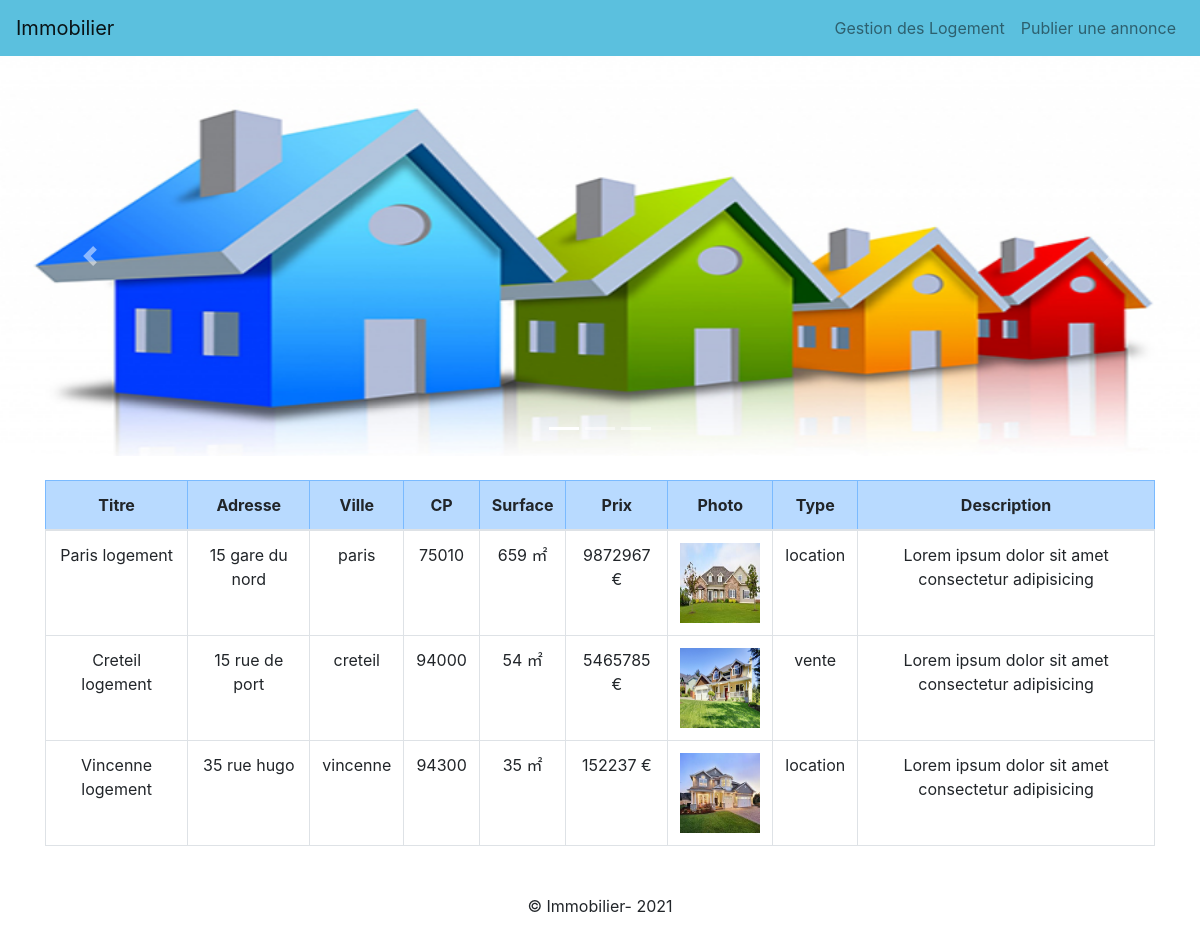
/nirmal-gope/gestion_logement.php, run on the app's committed database.
### tables this page shows
CREATE TABLE `logement` (
  `id_logement` int(11) NOT NULL,
  `titre` varchar(50) NOT NULL,
  `adresse` varchar(100) NOT NULL,
  `ville` varchar(100) NOT NULL,
  `cp` varchar(100) NOT NULL,
  `surface` int(11) NOT NULL,
  `prix` int(11) NOT NULL,
  `photo` varchar(255) DEFAULT NULL,
  `type` varchar(100) NOT NULL,
  `description` text DEFAULT NULL
);

### nirmal-gope/includes/functions.inc.php (called while the page is built, shortened)
<?php
function selectAll($tableName)
{
    global $pdo;
    $pdostatement = $pdo->query("SELECT * FROM " . $tableName);
    return $pdostatement !== FALSE ? $pdostatement->fetchAll(PDO::FETCH_ASSOC) : $pdostatement;
}

### nirmal-gope/gestion_logement.php (the view, shortened to what this page needs)
<?php
include "vues/header.html.php";
$logements = selectAll("logement");
?>
<table class="table table-bordered table-responsive-lg text-center table-hover my-4">
    <thead class="table-primary">
        <th>Titre</th>
        <th>Adresse</th>
        <th>Ville</th>
        <th>CP</th>
        <th>Surface</th>
        <th>Prix</th>
        <th>Photo</th>
        <th>Type</th>
        <th>Description</th>
    </thead>
    <tbody>
        <?php foreach ($logements as $logement) :  ?>
            <tr>
                <td><?= $logement["titre"] ?></td>
                <td><?= $logement["adresse"] ?></td>
                <td><?= $logement["ville"] ?></td>
                <td><?= $logement["cp"] ?></td>
                <td><?= $logement["surface"] . "	&#13217" ?></td>
                <td><?= $logement["prix"] . " €" ?></td>
                <td><a href="uploads/<?= $logement["photo"] ?>"><img class="miniature" src="uploads/<?= $logement["photo"] ?>" alt="<?= $logement["titre"] ?>"></a>
                </td>
                <td><?= $logement["type"] ?></td>
                <td><?= substr($logement["description"], 0, 50) ?></td>
            </tr>
        <?php endforeach; ?>
    </tbody>
</table>
<?php include "vues/footer.html.php";

### nirmal-gope/assets/style.css (style rules this page uses)
img.miniature { width: 80px; height: 80px; }

### data on the page
logement: titre "Paris logement", adresse "15 gare du nord", ville "paris", cp "75010", surface "659", prix "9872967", photo (picture), type "location", description "Lorem ipsum dolor sit amet consectetur adipisicing"
logement: titre "Creteil logement", adresse "15 rue de port", ville "creteil", cp "94000", surface "54", prix "5465785", photo (picture), type "vente", description "Lorem ipsum dolor sit amet consectetur adipisicing"
logement: titre "Vincenne logement", adresse "35 rue hugo", ville "vincenne", cp "94300", surface "35", prix "152237", photo (picture), type "location", description "Lorem ipsum dolor sit amet consectetur adipisicing"
